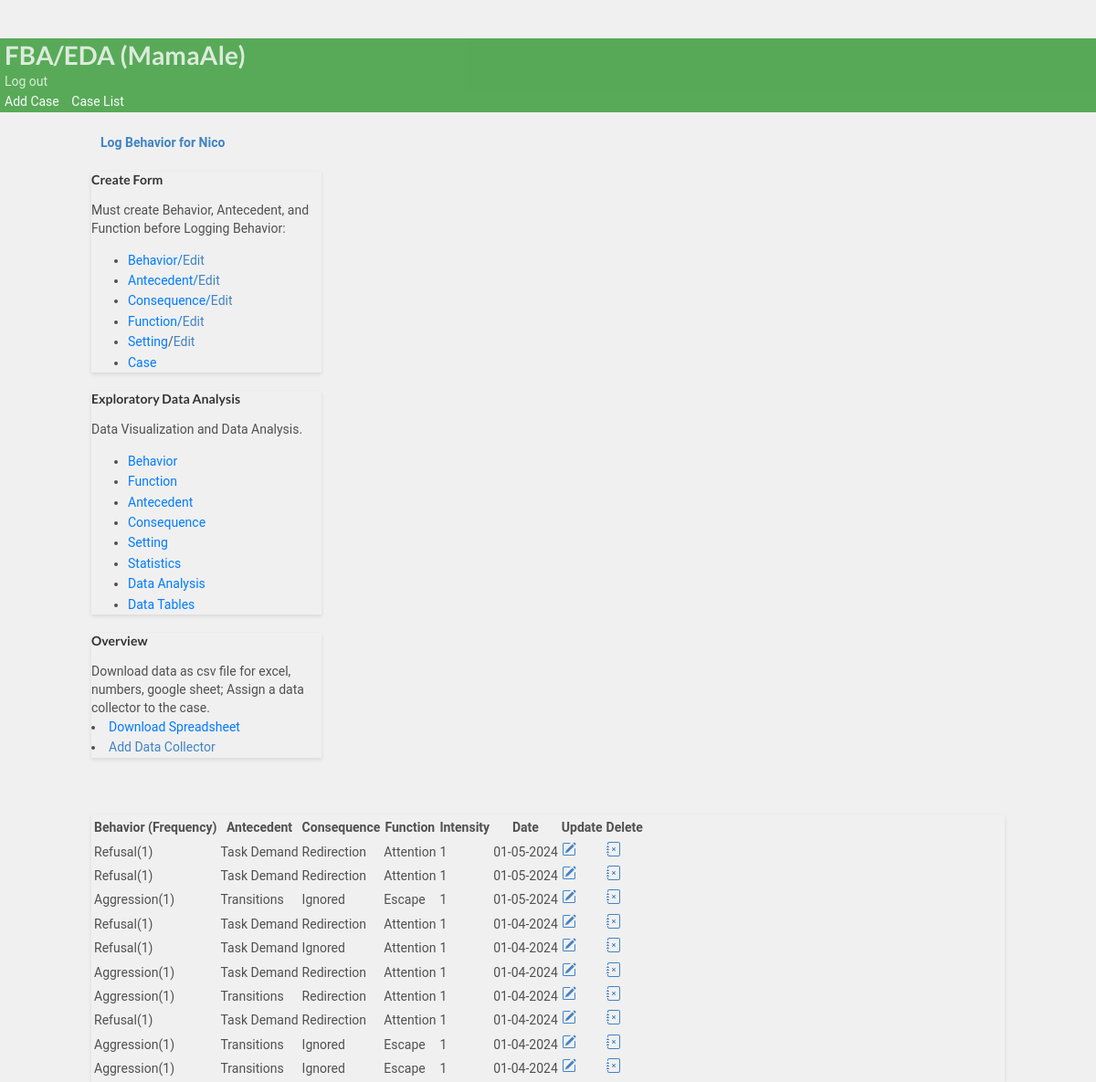
The page /dashboard/2/ (signed in) on the database as committed earlier.
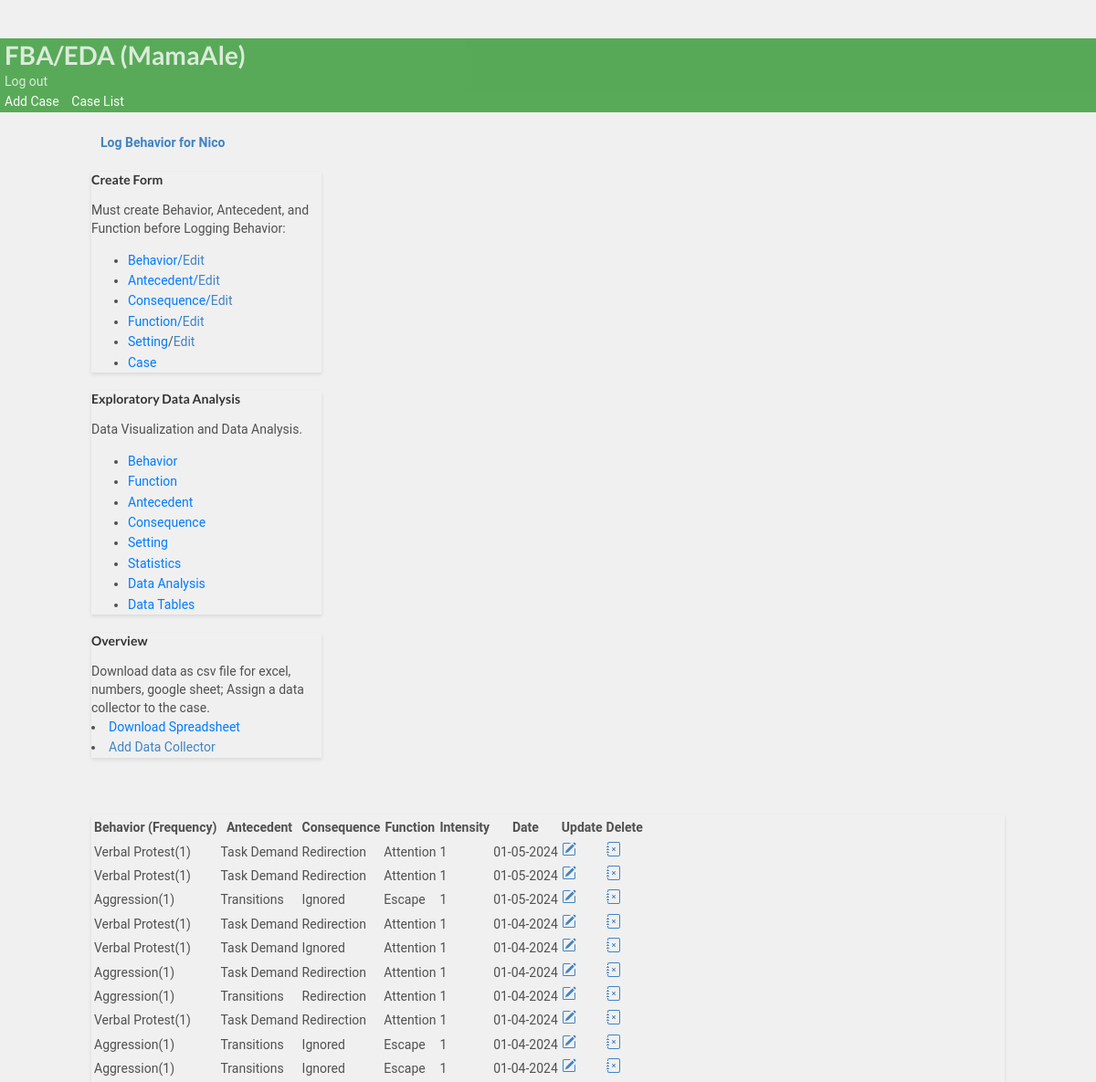
The same page on the database as committed later.
### bip/models.py (models this page shows, shortened)
class Case(models.Model):
        student= models.ForeignKey(Student,on_delete=models.CASCADE)
        behavior = models.ForeignKey(Behavior, on_delete=models.CASCADE)
        user = models.ForeignKey(User, on_delete=models.CASCADE, default=None)
        anticedent = models.ForeignKey(Anticedent,on_delete=models.CASCADE, verbose_name='Antecedent')
        function = models.ForeignKey(Function,on_delete=models.CASCADE)
        consequence = models.ForeignKey(Consequence,on_delete=models.CASCADE)
        enviroment = models.ForeignKey(Enviroment,on_delete=models.CASCADE, null=True, blank=True, verbose_name='Setting')
        date_created = models.DateField(null=True, blank=True, default=timezone.now)
        duration = models.PositiveIntegerField(null=True, blank=True, verbose_name='Duration')
        time = models.TimeField(null=True, blank=True)
        frequency = models.PositiveIntegerField(null=True, blank=True,  default=1, verbose_name='Frequency')
        intensity = models.PositiveIntegerField(null=True, blank=True,  default=1, validators=[
            MinValueValidator(1, message='Intensity must be at least 1(Mild).'),
            MaxValueValidator(3, message='Intensity options are 1(Mild), 2(Moderate),and 3(Severe).')
        ],
        verbose_name='Intensity')
        class Meta:
            ordering = ['-date_created']

class Behavior(models.Model):
        behaviorincident = models.CharField(max_length=30,verbose_name= 'Behavior')
        behavior_definition = models.CharField(null=True, blank=True, max_length=1000,verbose_name= 'Behavior Definition')
        student= models.ForeignKey(Student,on_delete=models.CASCADE)
        user = models.ForeignKey(User, on_delete=models.CASCADE,  default=None)
        def __str__(self):
          return self.behaviorincident

class Anticedent(models.Model):
        anticedentincident = models.CharField(max_length=50,verbose_name= 'Antecedent', null=True, blank=True)
        student= models.ForeignKey(Student,on_delete=models.CASCADE)
        anticedent_definition = models.CharField(null=True, blank=True, max_length=1000, verbose_name= 'Antecedent Definition')
        user = models.ForeignKey(User, on_delete=models.CASCADE,  default=None)
        def __str__(self):
          return self.anticedentincident

class Consequence(models.Model):
        behaviorconsequence = models.CharField(max_length=30, null=True, blank=True,verbose_name= 'Consequence')
        student= models.ForeignKey(Student,on_delete=models.CASCADE)
        user = models.ForeignKey(User, on_delete=models.CASCADE,  default=None)
        def __str__(self):
          return self.behaviorconsequence

class Function(models.Model):
        behaviorfunction = models.CharField(max_length=30, null=True, blank=True,verbose_name= 'Function')
        student= models.ForeignKey(Student,on_delete=models.CASCADE)
        user = models.ForeignKey(User, on_delete=models.CASCADE,  default=None)
        def __str__(self):
          return self.behaviorfunction

### bip/views.py (the view)
# urls.py: path('dashboard/<pk>/', views.dashboard, name='dashboard'),
@login_required(login_url='case_manager_login')
@user_passes_test(is_case_manager)
def dashboard(request, pk):
    student = get_object_or_404(Student, pk=pk)
    student_behaviors = student.case_set.all()
    student_time = student.case_set.filter(time__isnull=False).first()
    student_duration = student.case_set.filter(duration__isnull=False).first()
    student_enviroment = student.case_set.filter(enviroment__isnull=False).first()
    behavior = Behavior.objects.all()
    context = {
    'student_behaviors': student_behaviors,
    "student":student,
    'student_time':student_time,
    'student_duration':student_duration,
    'student_enviroment':student_enviroment,
    }
    return render(request, 'bip/dashboard.html',context, )

### bip/context_processors.py (called while the page is built)
def user_context(request):
    user = get_user(request)
    return {'user': user}

### bip/templatetags/custom_filters.py (called while the page is built)
@register.filter(name='is_case_manager')
def is_case_manager(user):
    return user.groups.filter(name='CASE MANAGER').exists()

### bip/views.py (called while the page is built)
def is_case_manager(user):
    return user.groups.filter(name='CASE MANAGER').exists()

### bip/templates/bip/dashboard.html (shortened to what the changed rows need)
{% extends 'partials/base.html' %}
{% block content %}
<br>
<div class="container my-4">
<br>
<div class="row">
  <div class="col-md">
    <div class="card card-body">
      <table class="table table-striped">
        <tr>
          <th>Behavior (Frequency)</th>
          <th>Antecedent</th>
          <th>Consequence</th>
          <th>Function</th>
          <th>Intensity</th>
          <th>Date</th>
          <th>Update</th>
          <th>Delete</th>
        </tr>
        {% for incident in student_behaviors %}
        <tr>
          <td>{{incident.behavior }}({{incident.frequency }})</td>
          <td>{{incident.anticedent}}</td>
          <td>{{incident.consequence}}</td>
          <td>{{incident.function}}</td>
          {% if incident.intensity %}
          <td>{{incident.intensity}}</td>
          {% endif %}
          <td>{{incident.date_created|date:'m-d-Y'}}</td>
          <td> <a class="btn btn-warning" href="{% url 'bip:updatepost' pk=incident.pk student_id=incident.student_id %}" ></a></td>
          <td> <a class="btn btn-danger" href="{% url 'bip:delete_post' pk=incident.pk  %}"></a></td>
           {% endfor%}
        </tr>
      </table>
    </div>
  </div>
</div>
</div>
{% endblock %}

Rows that differ between the two databases and show on the page:
changed through a linked row, Case (number 1 of 10 on the later page): behavior "Refusal" → "Verbal Protest"
changed through a linked row, Case (number 2 of 10 on the later page): behavior "Refusal" → "Verbal Protest"
changed through a linked row, Case (number 4 of 10 on the later page): behavior "Refusal" → "Verbal Protest"
changed through a linked row, Case (number 5 of 10 on the later page): behavior "Refusal" → "Verbal Protest"
changed through a linked row, Case (number 8 of 10 on the later page): behavior "Refusal" → "Verbal Protest"
